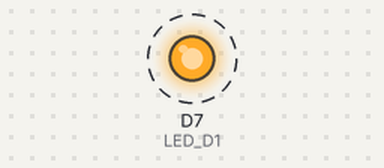
A sketch run on a simulated ESP8266 (NodeMCU). Shown: output pins drawn as LEDs (lit = HIGH). Dashed ring = blinking.

Above: at 0.5 s.
Timing chart, 0 to 4.6 s (numbered marks = the images above):
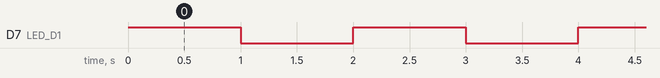

The sketch:

esp8266.ino
```cpp
#define LED_D1 D7

void setup() {
  pinMode(LED_D1, OUTPUT);
}

void loop() {
  digitalWrite(LED_D1, HIGH); // LED encendido
  delay(1000);

  digitalWrite(LED_D1, LOW);  // LED apagado
  delay(1000);
}
```

Measured:
- by itself, D7 (LED_D1): alternates HIGH for 1.0 s and LOW for 1.0 s
